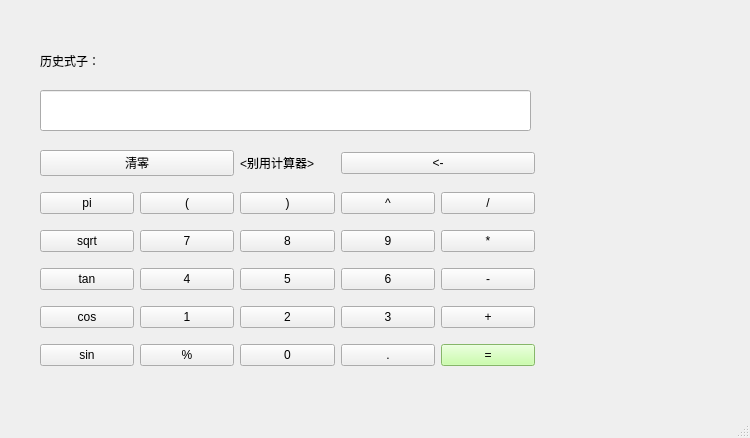
<?xml version="1.0" encoding="UTF-8"?>
<ui version="4.0">
 <class>MainWindow</class>
 <widget class="QMainWindow" name="MainWindow">
  <property name="geometry">
   <rect>
    <x>0</x>
    <y>0</y>
    <width>750</width>
    <height>438</height>
   </rect>
  </property>
  <property name="windowTitle">
   <string>别用计算器</string>
  </property>
  <property name="styleSheet">
   <string notr="true">#MainWindow{
	
	border-image: url(:/picturesc/new image - esz4g.jpg);
}
</string>
  </property>
  <widget class="QWidget" name="centralwidget">
   <widget class="QWidget" name="layoutWidget">
    <property name="geometry">
     <rect>
      <x>40</x>
      <y>140</y>
      <width>495</width>
      <height>240</height>
     </rect>
    </property>
    <layout class="QGridLayout" name="gridLayout">
     <item row="4" column="4">
      <widget class="QPushButton" name="pushButtonsub">
       <property name="text">
        <string>-</string>
       </property>
      </widget>
     </item>
     <item row="3" column="1">
      <widget class="QPushButton" name="pushButton7">
       <property name="text">
        <string>7</string>
       </property>
      </widget>
     </item>
     <item row="3" column="3">
      <widget class="QPushButton" name="pushButton9">
       <property name="text">
        <string>9</string>
       </property>
      </widget>
     </item>
     <item row="4" column="1">
      <widget class="QPushButton" name="pushButton4">
       <property name="text">
        <string>4</string>
       </property>
      </widget>
     </item>
     <item row="4" column="3">
      <widget class="QPushButton" name="pushButton6">
       <property name="text">
        <string>6</string>
       </property>
      </widget>
     </item>
     <item row="4" column="2">
      <widget class="QPushButton" name="pushButton5">
       <property name="text">
        <string>5</string>
       </property>
      </widget>
     </item>
     <item row="5" column="4">
      <widget class="QPushButton" name="pushButtonadd">
       <property name="text">
        <string>+</string>
       </property>
      </widget>
     </item>
     <item row="6" column="2">
      <widget class="QPushButton" name="pushButton0">
       <property name="text">
        <string>0</string>
       </property>
      </widget>
     </item>
     <item row="6" column="3">
      <widget class="QPushButton" name="pushButtondian">
       <property name="text">
        <string>.</string>
       </property>
      </widget>
     </item>
     <item row="6" column="0">
      <widget class="QPushButton" name="pushButtonsin">
       <property name="text">
        <string>sin</string>
       </property>
      </widget>
     </item>
     <item row="3" column="4">
      <widget class="QPushButton" name="pushButtonmul">
       <property name="text">
        <string>*</string>
       </property>
      </widget>
     </item>
     <item row="6" column="1">
      <widget class="QPushButton" name="pushButtonyu">
       <property name="text">
        <string>%</string>
       </property>
      </widget>
     </item>
     <item row="4" column="0">
      <widget class="QPushButton" name="pushButtontan">
       <property name="text">
        <string>tan</string>
       </property>
      </widget>
     </item>
     <item row="3" column="2">
      <widget class="QPushButton" name="pushButton8">
       <property name="text">
        <string>8</string>
       </property>
      </widget>
     </item>
     <item row="5" column="3">
      <widget class="QPushButton" name="pushButton3">
       <property name="text">
        <string>3</string>
       </property>
      </widget>
     </item>
     <item row="5" column="2">
      <widget class="QPushButton" name="pushButton2">
       <property name="text">
        <string>2</string>
       </property>
      </widget>
     </item>
     <item row="3" column="0">
      <widget class="QPushButton" name="pushButtonsqrt">
       <property name="text">
        <string>sqrt</string>
       </property>
      </widget>
     </item>
     <item row="5" column="0">
      <widget class="QPushButton" name="pushButtoncos">
       <property name="text">
        <string>cos</string>
       </property>
      </widget>
     </item>
     <item row="5" column="1">
      <widget class="QPushButton" name="pushButton1">
       <property name="text">
        <string>1</string>
       </property>
      </widget>
     </item>
     <item row="6" column="4">
      <widget class="QPushButton" name="pushButtonis">
       <property name="styleSheet">
        <string notr="true">background-color: rgb(187, 255, 147);</string>
       </property>
       <property name="text">
        <string>=</string>
       </property>
      </widget>
     </item>
     <item row="2" column="2">
      <widget class="QPushButton" name="pushButtonright">
       <property name="text">
        <string>)</string>
       </property>
      </widget>
     </item>
     <item row="2" column="1">
      <widget class="QPushButton" name="pushButtonleft">
       <property name="text">
        <string>(</string>
       </property>
      </widget>
     </item>
     <item row="2" column="0">
      <widget class="QPushButton" name="pushButtonpi">
       <property name="text">
        <string>pi</string>
       </property>
      </widget>
     </item>
     <item row="0" column="3" colspan="2">
      <widget class="QPushButton" name="pushButtonback">
       <property name="text">
        <string>&lt;-</string>
       </property>
      </widget>
     </item>
     <item row="0" column="0" colspan="2">
      <widget class="QPushButton" name="pushButtonclear">
       <property name="text">
        <string>清零</string>
       </property>
      </widget>
     </item>
     <item row="0" column="2">
      <widget class="QLabel" name="label">
       <property name="text">
        <string>&lt;别用计算器&gt;</string>
       </property>
      </widget>
     </item>
     <item row="2" column="3">
      <widget class="QPushButton" name="pushButtonmi">
       <property name="text">
        <string>^</string>
       </property>
      </widget>
     </item>
     <item row="2" column="4">
      <widget class="QPushButton" name="pushButtonchu">
       <property name="text">
        <string>/</string>
       </property>
      </widget>
     </item>
    </layout>
   </widget>
   <widget class="QLineEdit" name="lineEdit">
    <property name="geometry">
     <rect>
      <x>40</x>
      <y>90</y>
      <width>491</width>
      <height>41</height>
     </rect>
    </property>
   </widget>
   <widget class="QLabel" name="labelnum">
    <property name="geometry">
     <rect>
      <x>110</x>
      <y>40</y>
      <width>251</width>
      <height>41</height>
     </rect>
    </property>
    <property name="text">
     <string/>
    </property>
   </widget>
   <widget class="QLabel" name="label_2">
    <property name="geometry">
     <rect>
      <x>40</x>
      <y>40</y>
      <width>71</width>
      <height>41</height>
     </rect>
    </property>
    <property name="text">
     <string>历史式子：</string>
    </property>
   </widget>
  </widget>
  <widget class="QMenuBar" name="menubar">
   <property name="geometry">
    <rect>
     <x>0</x>
     <y>0</y>
     <width>750</width>
     <height>26</height>
    </rect>
   </property>
  </widget>
  <widget class="QStatusBar" name="statusbar"/>
 </widget>
 <resources/>
 <connections/>
</ui>
